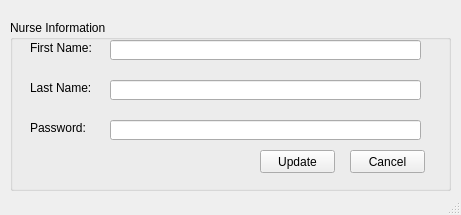
<?xml version="1.0" encoding="UTF-8"?>
<ui version="4.0">
 <class>MainWindow</class>
 <widget class="QMainWindow" name="MainWindow">
  <property name="windowModality">
   <enum>Qt::ApplicationModal</enum>
  </property>
  <property name="geometry">
   <rect>
    <x>0</x>
    <y>0</y>
    <width>461</width>
    <height>215</height>
   </rect>
  </property>
  <property name="windowTitle">
   <string>MainWindow</string>
  </property>
  <widget class="QWidget" name="centralwidget">
   <widget class="QGroupBox" name="groupBox">
    <property name="geometry">
     <rect>
      <x>10</x>
      <y>20</y>
      <width>441</width>
      <height>171</height>
     </rect>
    </property>
    <property name="title">
     <string>Nurse Information</string>
    </property>
    <widget class="QLabel" name="label">
     <property name="geometry">
      <rect>
       <x>20</x>
       <y>60</y>
       <width>81</width>
       <height>16</height>
      </rect>
     </property>
     <property name="text">
      <string>Last Name:</string>
     </property>
    </widget>
    <widget class="QLabel" name="label_2">
     <property name="geometry">
      <rect>
       <x>20</x>
       <y>20</y>
       <width>61</width>
       <height>16</height>
      </rect>
     </property>
     <property name="text">
      <string>First Name:</string>
     </property>
    </widget>
    <widget class="QLineEdit" name="lineFirstName">
     <property name="geometry">
      <rect>
       <x>100</x>
       <y>20</y>
       <width>311</width>
       <height>20</height>
      </rect>
     </property>
     <property name="readOnly">
      <bool>false</bool>
     </property>
    </widget>
    <widget class="QPushButton" name="pushUpdate">
     <property name="geometry">
      <rect>
       <x>250</x>
       <y>130</y>
       <width>75</width>
       <height>23</height>
      </rect>
     </property>
     <property name="text">
      <string>Update</string>
     </property>
    </widget>
    <widget class="QPushButton" name="pushCancel">
     <property name="geometry">
      <rect>
       <x>340</x>
       <y>130</y>
       <width>75</width>
       <height>23</height>
      </rect>
     </property>
     <property name="text">
      <string>Cancel</string>
     </property>
    </widget>
    <widget class="QLineEdit" name="lineLastName">
     <property name="geometry">
      <rect>
       <x>100</x>
       <y>60</y>
       <width>311</width>
       <height>20</height>
      </rect>
     </property>
     <property name="readOnly">
      <bool>false</bool>
     </property>
    </widget>
    <widget class="QLabel" name="label_3">
     <property name="geometry">
      <rect>
       <x>20</x>
       <y>100</y>
       <width>81</width>
       <height>16</height>
      </rect>
     </property>
     <property name="text">
      <string>Password:</string>
     </property>
    </widget>
    <widget class="QLineEdit" name="linePassword">
     <property name="geometry">
      <rect>
       <x>100</x>
       <y>100</y>
       <width>311</width>
       <height>20</height>
      </rect>
     </property>
     <property name="echoMode">
      <enum>QLineEdit::Password</enum>
     </property>
     <property name="readOnly">
      <bool>false</bool>
     </property>
    </widget>
   </widget>
  </widget>
  <widget class="QStatusBar" name="statusbar"/>
 </widget>
 <resources/>
 <connections/>
</ui>
